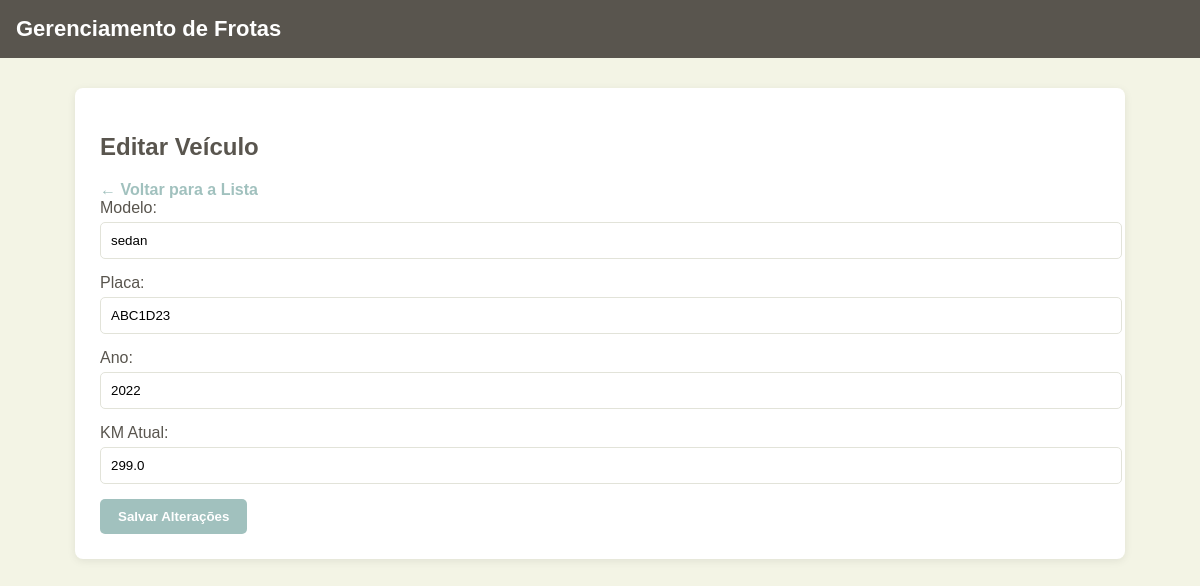
Screenshot of /frotas/veiculos/1/editar/ with the database file from the repository.
### frotas/models.py (models this page shows, shortened)
class Veiculo(models.Model):
    modelo = models.CharField(max_length=100)
    placa = models.CharField(max_length=10)
    ano = models.IntegerField()
    km_atual = models.FloatField(default=0)
    disponivel = models.BooleanField(default=True)

### frotas/views.py (the view, shortened to what this page needs)
# urls.py: path('veiculos/<int:pk>/editar/', views.alterar_veiculo, name='alterar_veiculo'),
def alterar_veiculo(request, pk):
    veiculo = get_object_or_404(Veiculo, pk=pk)
    return render(request, 'frotas/form_veiculo.html', {'veiculo': veiculo, 'titulo': 'Editar Veículo'})

### frotas/templates/frotas/form_veiculo.html (shortened to what this page needs)
{% load static %}
<!DOCTYPE html>
<html lang="pt-br">
<head>
    <link rel="stylesheet" href="{% static 'css/base.css' %}">
    <link rel="stylesheet" href="{% static 'css/veiculos.css' %}">
</head>
<body>
    <header>
        <h1>Gerenciamento de Frotas</h1>
    </header>
    <div class="container">
        <h2>
            {% if veiculo %}
                Editar Veículo
            {% else %}
                Adicionar Veículo
            {% endif %}
        </h2>
        <a href="{% url 'listar_veiculos' %}">← Voltar para a Lista</a>
        <form method="POST">
            <label>Modelo:</label>
            <input type="text" name="modelo" value="{{ veiculo.modelo|default:'' }}" required>
            <label>Placa:</label>
            <input type="text" name="placa" value="{{ veiculo.placa|default:'' }}" required>
            <label>Ano:</label>
            <input type="number" name="ano" value="{{ veiculo.ano|default:'' }}" required>
            <label>KM Atual:</label>
            <input type="number" step="0.1" name="km_atual" value="{{ veiculo.km_atual|default:'' }}" required>
            <button type="submit" class="btn">
                {% if veiculo %}
                    Salvar Alterações
                {% else %}
                    Adicionar Veículo
                {% endif %}
            </button>
        </form>
    </div>
</body>
</html>

### frotas/static/css/base.css (style rules this page uses)
body { font-family: Arial, sans-serif; background: #f3f4e5; margin: 0; padding: 0; color: #59554e; }
header { background: #59554e; padding: 16px; color: #ffffff; }
header h1 { margin: 0; font-size: 22px; }
.container { max-width: 1000px; margin: 30px auto; background: #ffffff; padding: 25px; border-radius: 8px; box-shadow: 0 2px 8px rgba(0,0,0,0.08); }
a { color: #a1c1be; font-weight: bold; text-decoration: none; }
button, .btn { padding: 10px 18px; background: #a1c1be; border: none; border-radius: 5px; color: #ffffff; font-weight: bold; cursor: pointer; display: inline-block; }
input, select, textarea { width: 100%; padding: 10px; border: 1px solid #e2e3d9; border-radius: 5px; margin-top: 5px; margin-bottom: 15px; }

### rows the page displays
Veiculo: modelo "sedan", placa "ABC1D23", ano "2022", km_atual "299.0"
